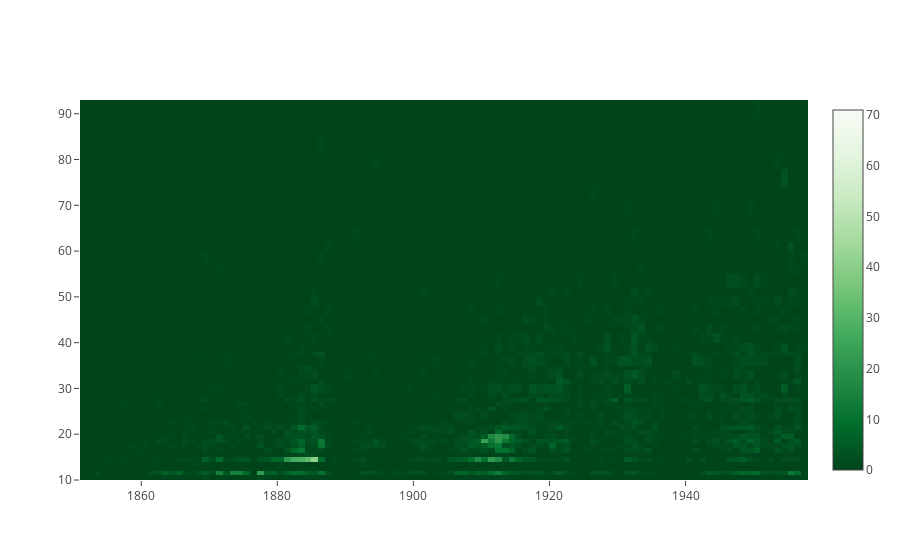

The cell this chart's notebook holds for it:
### Markdown cell above
## Part 2: Datashader

Datashader is a library from Anaconda that does away with the need for binning data. It takes in all of your datapoints, and based on the canvas and range returns a pixel-by-pixel calculations to come up with the best representation of the data. In short, this completely eliminates the need for binning your data.

As an example, lets continue with our question above and look at a 2D histogram of YearBuilt vs NumFloors:

### Code cell
yearbins = 200
floorbins = 200

yearBuiltCut = pd.cut(ny['YearBuilt'], np.linspace(ny['YearBuilt'].min(), ny['YearBuilt'].max(), yearbins))
numFloorsCut = pd.cut(ny['NumFloors'], np.logspace(1, np.log(ny['NumFloors'].max()), floorbins))

xlabels = np.floor(np.linspace(ny['YearBuilt'].min(), ny['YearBuilt'].max(), yearbins))
ylabels = np.floor(np.logspace(1, np.log(ny['NumFloors'].max()), floorbins))

data = [
    go.Heatmap(z = ny.groupby([numFloorsCut, yearBuiltCut])['BBL'].count().unstack().fillna(0).values,
              colorscale = 'Greens', x = xlabels, y = ylabels)
]

plotly.offline.iplot(data)

### Figure 1 — Plotly figure (JSON) as saved in the notebook; plotly's stock layout.template omitted (floating-point values rounded to 4 significant figures; data arrays with more than 128 entries replaced by an {"elided": "..."} marker saying what was removed)
{"data": [{"colorscale": "Greens", "type": "heatmap", "x": {"elided": "200 int values"}, "y": {"elided": "200 int values"}, "z": {"elided": "51x129 int values"}}], "layout": {}}
